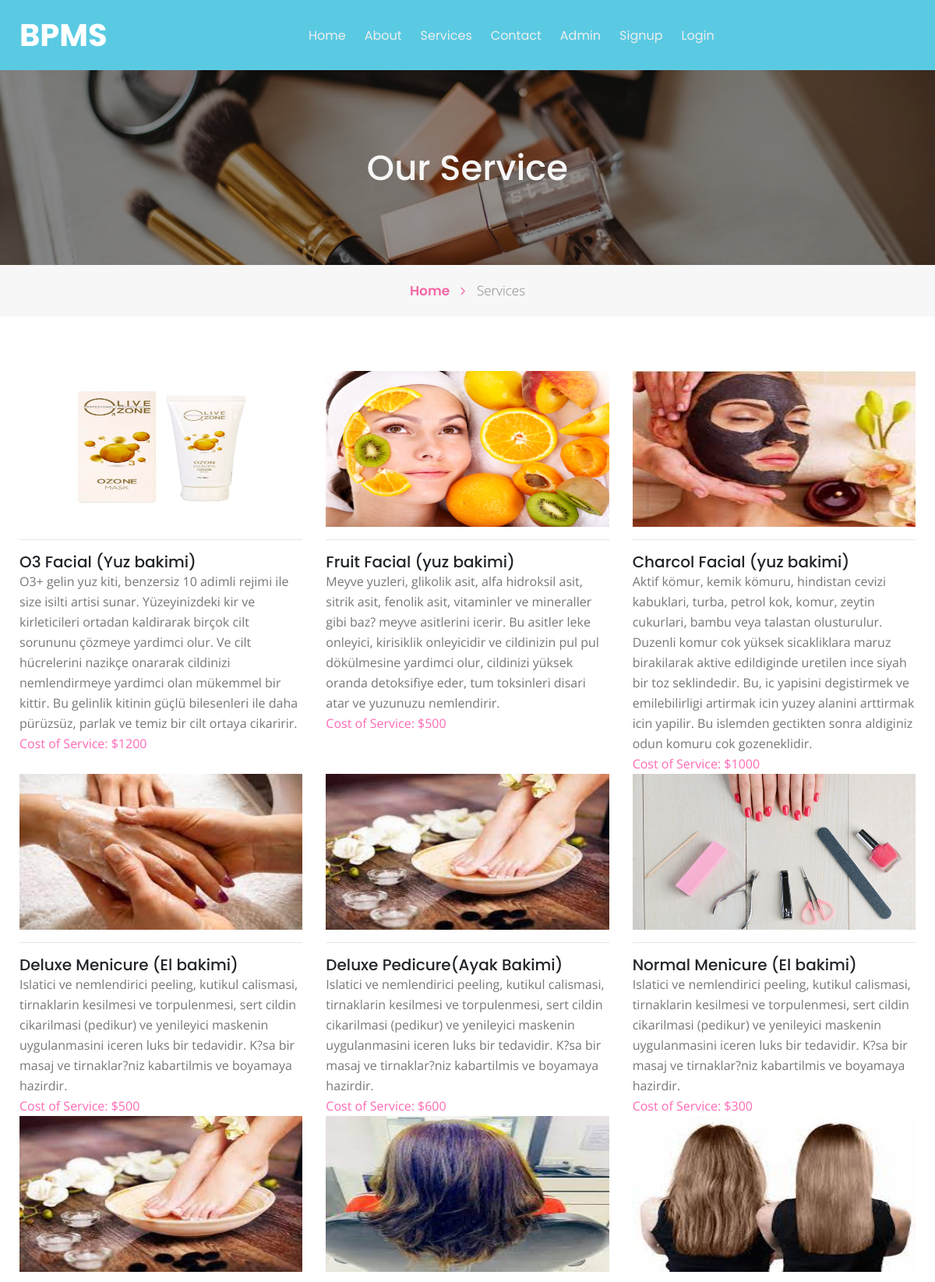
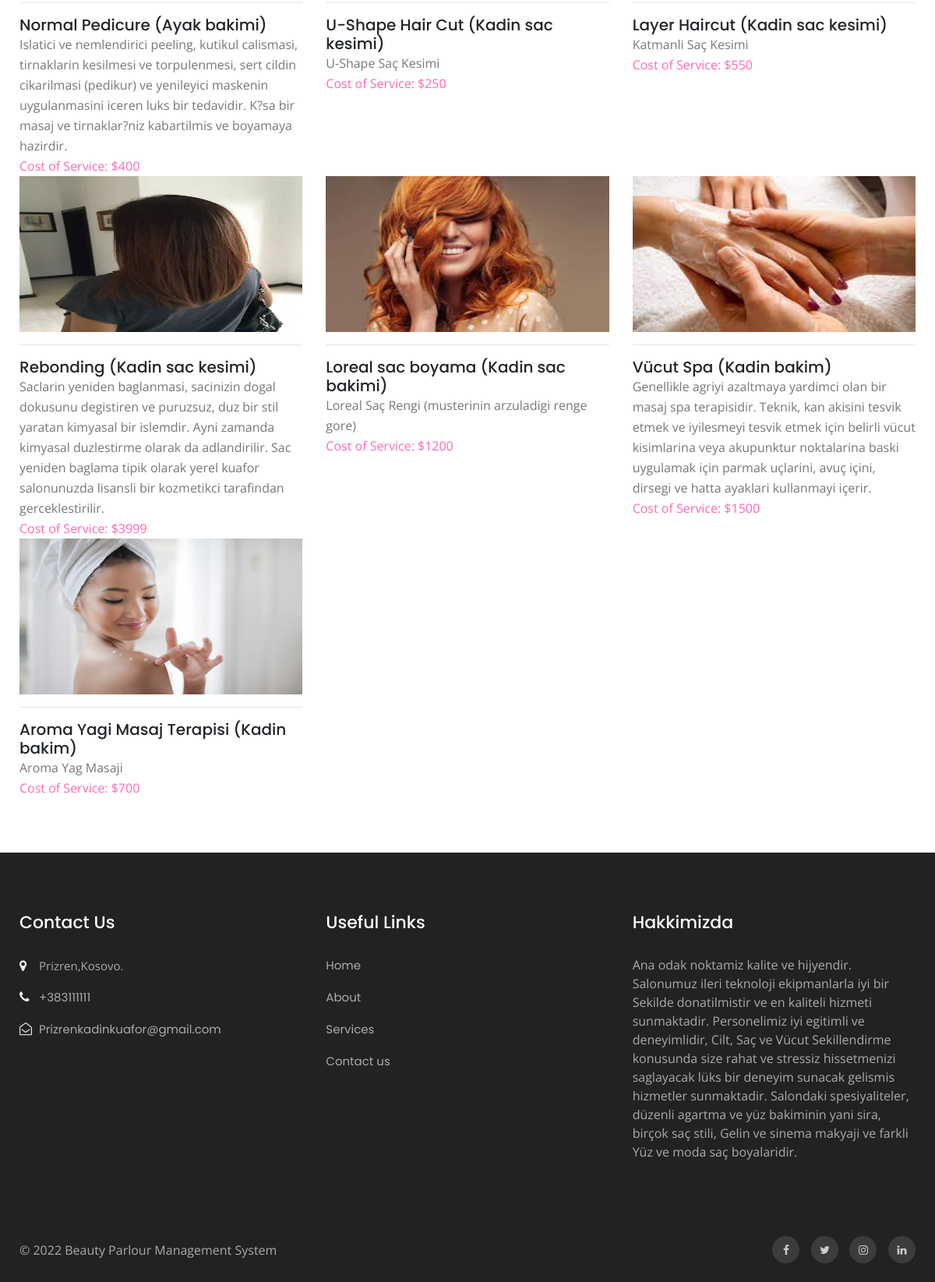
/services.php, run on the app's committed database (2 pictures, top to bottom).
### tables this page shows
CREATE TABLE `tblservices` (
  `ID` int(10) NOT NULL,
  `ServiceName` varchar(200) DEFAULT NULL,
  `ServiceDescription` mediumtext DEFAULT NULL,
  `Cost` int(10) DEFAULT NULL,
  `Image` varchar(200) DEFAULT NULL,
  `CreationDate` timestamp NULL DEFAULT current_timestamp()
);

CREATE TABLE `tblpage` (
  `ID` int(10) NOT NULL,
  `PageType` varchar(200) DEFAULT NULL,
  `PageTitle` mediumtext DEFAULT NULL,
  `PageDescription` mediumtext DEFAULT NULL,
  `Email` varchar(200) DEFAULT NULL,
  `MobileNumber` bigint(10) DEFAULT NULL,
  `UpdationDate` date DEFAULT NULL,
  `Timing` varchar(200) NOT NULL
);

### htdocs/services.php (the view, shortened to what this page needs)
<?php
include('includes/dbconnection.php');
  ?>
<!doctype html>
<html lang="en">
  <head>
    <link rel="stylesheet" href="assets/css/style-starter.css">
  </head>
  <body id="home">
<?php include_once('includes/header.php');?>
<section class="w3l-inner-banner-main">
    <div class="about-inner services ">
        <div class="container">
            <div class="main-titles-head text-center">
            <h3 class="header-name ">
                Our Service
            </h3>
        </div>
</div>
</div>
<div class="breadcrumbs-sub">
<div class="container">
<ul class="breadcrumbs-custom-path">
    <li class="right-side propClone"><a href="index.php" class="">Home <span class="fa fa-angle-right" aria-hidden="true"></span></a> <p></li>
    <li class="active ">Services</li>
</ul>
</div>
</div>
</section>
<section class="w3l-recent-work-hobbies" >
    <div class="recent-work ">
        <div class="container">
            <div class="row about-about">
                <?php
$ret=mysqli_query($con,"select * from  tblservices");
while ($row=mysqli_fetch_array($ret)) {
?>
                <div class="col-lg-4 col-md-6 col-sm-6 propClone">
                 <img src="admin/images/<?php echo $row['Image']?>" alt="product" height="200" width="400" class="img-responsive about-me">
                    <div class="about-grids ">
                        <hr>
                        <h5 class="para"><?php  echo $row['ServiceName'];?></h5>
                        <p class="para "><?php  echo $row['ServiceDescription'];?> </p>
                        <p class="para " style="color: hotpink;"> Cost of Service: $<?php  echo $row['Cost'];?> </p>
                    </div>
                </div>
                <br><?php
}?>
            </div>
        </div>
    </div>
</section>
<?php include_once('includes/footer.php');?>
</body>
</html>

### htdocs/includes/header.php (shortened to what this page needs)
<section class=" w3l-header-4 header-sticky">
    <header class="absolute-top">
        <div class="container">
        <nav class="navbar navbar-expand-lg navbar-light">
            <h1><a class="navbar-brand" href="index.php">
            BPMS
            </a></h1>
            <div class="collapse navbar-collapse" id="navbarNav">
                <ul class="navbar-nav mx-auto">
                    <li class="nav-item">
                        <a class="nav-link" href="index.php">Home <span class="sr-only">(current)</span></a>
                    </li>
                    <li class="nav-item">
                        <a class="nav-link" href="about.php">About</a>
                    </li>
                    <li class="nav-item">
                        <a class="nav-link" href="services.php">Services</a>
                    </li>
                    <li class="nav-item">
                        <a class="nav-link" href="contact.php">Contact</a>
                    </li>
                     <?php if (strlen($_SESSION['bpmsuid']==0)) {?>
                    <li class="nav-item">
                        <a class="nav-link" href="admin/index.php">Admin</a>
                    </li>
                     <li class="nav-item">
                        <a class="nav-link" href="signup.php">Signup</a>
                    </li>
                    <li class="nav-item">
                        <a class="nav-link" href="login.php">Login</a>
                    </li><?php }?>
                </ul>
            </div>
        </div>
      </header>
</section>

### htdocs/includes/footer.php (shortened to what this page needs)
<section class="w3l-footer-29-main">
    <div class="footer-29 py-5">
      <div class="container py-lg-4">
        <div class="row footer-top-29">
          <div class="col-lg-4 col-md-6 col-sm-8 footer-list-29 footer-1">
            <h6 class="footer-title-29">Contact Us</h6>
            <ul>
              <?php
$ret=mysqli_query($con,"select * from tblpage where PageType='contactus' ");
while ($row=mysqli_fetch_array($ret)) {
?>
              <li>
                <span class="fa fa-map-marker"></span> <p><?php  echo $row['PageDescription'];?>.</p>
              </li>
              <li><span class="fa fa-phone"></span><a href="tel:+7-800-999-800"> +<?php  echo $row['MobileNumber'];?></a></li>
              <li><span class="fa fa-envelope-open-o"></span><a href="mailto:parlour@mail.com" class="mail">
                  <?php  echo $row['Email'];?></a></li><?php } ?>
            </ul>
          </div>
          <div class="col-lg-4 col-md-6 col-sm-4 footer-list-29 footer-2 ">
            <ul>
              <h6 class="footer-title-29">Useful Links</h6>
              <li><a href="index.php">Home</a></li>
              <li><a href="about.php">About</a></li>
              <li><a href="services.php"> Services</a></li>
              <li><a href="contact.php">Contact us</a></li>
            </ul>
          </div>
          <div class="col-lg-4 col-md-6 col-sm-7 footer-list-29 footer-4">
            <?php
$ret=mysqli_query($con,"select * from tblpage where PageType='aboutus' ");
while ($row=mysqli_fetch_array($ret)) {
?>
            <h6 class="footer-title-29"><?php  echo $row['PageTitle'];?> </h6>
            <p><?php  echo $row['PageDescription'];?></p><?php } ?>
          </div>
        </div>
      </div>
    </div>
  </section>
  <section class="w3l-footer-29-main w3l-copyright">
    <div class="container">
      <div class="row bottom-copies">
        <p class="col-lg-8 copy-footer-29">© 2022  Beauty Parlour Management System </p>
        <div class="col-lg-4 main-social-footer-29">
          <a href="#facebook" class="facebook"><span class="fa fa-facebook"></span></a>
          <a href="#twitter" class="twitter"><span class="fa fa-twitter"></span></a>
          <a href="#instagram" class="instagram"><span class="fa fa-instagram"></span></a>
          <a href="#linkedin" class="linkedin"><span class="fa fa-linkedin"></span></a>
        </div>
      </div>
    </div>
  </section>

### data on the page
tblservices: Image (picture), ServiceName "O3 Facial (Yuz bakimi)", ServiceDescription "O3+ gelin yuz kiti, benzersiz 10 adimli rejimi ile size isilti artisi sunar. Yüzeyinizdeki kir ve kirleticileri ortadan kaldirarak birçok cilt sorununu çözmeye yardimci olur. Ve cilt hücrelerini nazikçe onararak cildinizi nemlendirmeye yardimci olan mükemmel bir kittir. Bu gelinlik kitinin güçlü bilesenleri ile daha pürüzsüz, parlak ve temiz bir cilt ortaya cikaririr.", Cost "1200"
tblservices: Image (picture), ServiceName "Fruit Facial (yuz bakimi)", ServiceDescription "Meyve yuzleri, glikolik asit, alfa hidroksil asit, sitrik asit, fenolik asit, vitaminler ve mineraller gibi baz? meyve asitlerini icerir. Bu asitler leke onleyici, kirisiklik onleyicidir ve cildinizin pul pul dökülmesine yardimci olur, cildinizi yüksek oranda detoksifiye eder, tum toksinleri disari atar ve yuzunuzu nemlendirir.", Cost "500"
tblservices: Image (picture), ServiceName "Charcol Facial (yuz bakimi)", ServiceDescription "Aktif kömur, kemik kömuru, hindistan cevizi kabuklari, turba, petrol kok, komur, zeytin cukurlari, bambu veya talastan olusturulur. Duzenli komur cok yüksek sicakliklara maruz birakilarak aktive edildiginde uretilen ince siyah bir toz seklindedir. Bu, ic yapisini degistirmek ve emilebilirligi artirmak icin yuzey alanini arttirmak icin yapilir. Bu islemden gectikten sonra aldiginiz odun komuru cok gozeneklidir.", Cost "1000"
tblservices: Image (picture), ServiceName "Deluxe Menicure (El bakimi)", ServiceDescription "Islatici ve nemlendirici peeling, kutikul calismasi, tirnaklarin kesilmesi ve torpulenmesi, sert cildin cikarilmasi (pedikur) ve yenileyici maskenin uygulanmasini iceren luks bir tedavidir. K?sa bir masaj ve tirnaklar?niz kabartilmis ve boyamaya hazirdir.", Cost "500"
tblservices: Image (picture), ServiceName "Deluxe Pedicure(Ayak Bakimi)", ServiceDescription "Islatici ve nemlendirici peeling, kutikul calismasi, tirnaklarin kesilmesi ve torpulenmesi, sert cildin cikarilmasi (pedikur) ve yenileyici maskenin uygulanmasini iceren luks bir tedavidir. K?sa bir masaj ve tirnaklar?niz kabartilmis ve boyamaya hazirdir.", Cost "600"
tblservices: Image (placeholder picture), ServiceName "Normal Menicure (El bakimi)", ServiceDescription "Islatici ve nemlendirici peeling, kutikul calismasi, tirnaklarin kesilmesi ve torpulenmesi, sert cildin cikarilmasi (pedikur) ve yenileyici maskenin uygulanmasini iceren luks bir tedavidir. K?sa bir masaj ve tirnaklar?niz kabartilmis ve boyamaya hazirdir.", Cost "300"
tblservices: Image (picture), ServiceName "Normal Pedicure (Ayak bakimi)", ServiceDescription "Islatici ve nemlendirici peeling, kutikul calismasi, tirnaklarin kesilmesi ve torpulenmesi, sert cildin cikarilmasi (pedikur) ve yenileyici maskenin uygulanmasini iceren luks bir tedavidir. K?sa bir masaj ve tirnaklar?niz kabartilmis ve boyamaya hazirdir.", Cost "400"
tblservices: Image (picture), ServiceName "U-Shape Hair Cut (Kadin sac kesimi)", ServiceDescription "U-Shape Saç Kesimi", Cost "250"
tblservices: Image (picture), ServiceName "Layer Haircut (Kadin sac kesimi)", ServiceDescription "Katmanli Saç Kesimi", Cost "550"
tblservices: Image (picture), ServiceName "Rebonding (Kadin sac kesimi)", ServiceDescription "Saclarin yeniden baglanmasi, sacinizin dogal dokusunu degistiren ve puruzsuz, duz bir stil yaratan kimyasal bir islemdir. Ayni zamanda kimyasal duzlestirme olarak da adlandirilir. Sac yeniden baglama tipik olarak yerel kuafor salonunuzda lisansli bir kozmetikci tarafindan gerceklestirilir.", Cost "3999"
tblservices: Image (picture), ServiceName "Loreal sac boyama (Kadin sac bakimi)", ServiceDescription "Loreal Saç Rengi (musterinin arzuladigi renge gore)", Cost "1200"
tblservices: Image (picture), ServiceName "Vücut Spa (Kadin bakim)", ServiceDescription "Genellikle agriyi azaltmaya yardimci olan bir masaj spa terapisidir. Teknik, kan akisini tesvik etmek ve iyilesmeyi tesvik etmek için belirli vücut kisimlarina veya akupunktur noktalarina baski uygulamak için parmak uçlarini, avuç içini, dirsegi ve hatta ayaklari kullanmayi içerir.", Cost "1500"
tblservices: Image (picture), ServiceName "Aroma Yagi Masaj Terapisi (Kadin bakim)", ServiceDescription "Aroma Yag Masaji", Cost "700"
tblpage: PageDescription "Prizren,Kosovo", MobileNumber "383111111", Email "Prizrenkadinkuafor@gmail.com"
tblpage: PageTitle "Hakkimizda", PageDescription "Ana odak noktamiz kalite ve hijyendir. Salonumuz ileri teknoloji ekipmanlarla iyi bir Sekilde donatilmistir ve en kaliteli hizmeti sunmaktadir. Personelimiz iyi egitimli ve deneyimlidir, Cilt, Saç ve Vücut Sekillendirme konusunda size rahat ve stressiz hissetmenizi saglayacak lüks bir deneyim sunacak gelismis hizmetler sunmaktadir. Salondaki spesiyaliteler, düzenli agartma ve yüz bakiminin yani sira, birçok saç stili, Gelin ve sinema makyaji ve farkli Yüz ve moda saç boyalaridir."
